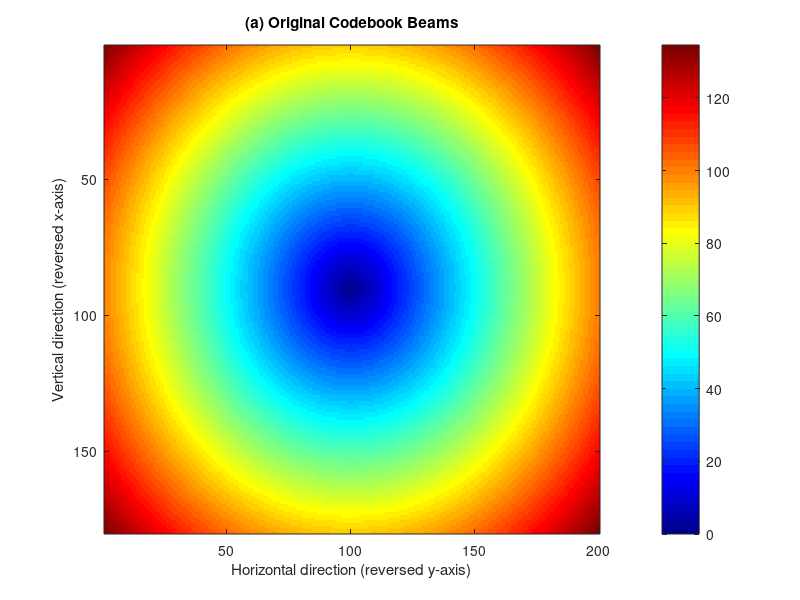

Recreate this plot in MATLAB.
% Dati di esempio
x = 1:200; % Coordinate orizzontali (direzione x)
y = 1:180; % Coordinate verticali (direzione y)

% Matrice dei valori (esempio con una funzione radiale)
[X, Y] = meshgrid(x, y); % Crea una griglia di coordinate
values = sqrt((X - 100).^2 + (Y - 90).^2); % Distanza radiale dal centro (100, 90)
disp(size(values));
%values = rand(1, 400);

% Creazione del grafico
f7 = figure('Name', 'Figure7', 'units','pixels');
imagesc(x, y, values); % Display image with scaled colors
set(gca, 'YDir', 'reverse'); % Inverte l'asse y per corrispondere al grafico
colormap(jet); % Imposta la colormap arcobaleno
colorbar; % Aggiunge una barra dei colori
caxis([min(values(:)), max(values(:))]); % Imposta i limiti della scala dei colori

% Etichette e titolo
xlabel('Horizontal direction (reversed y-axis)');
ylabel('Vertical direction (reversed x-axis)');
title('(a) Original Codebook Beams');

sfile_DeepMIMO=strcat('./Fig7test', '.png');
saveas(f7, sfile_DeepMIMO);
close(f7);

keyboard;